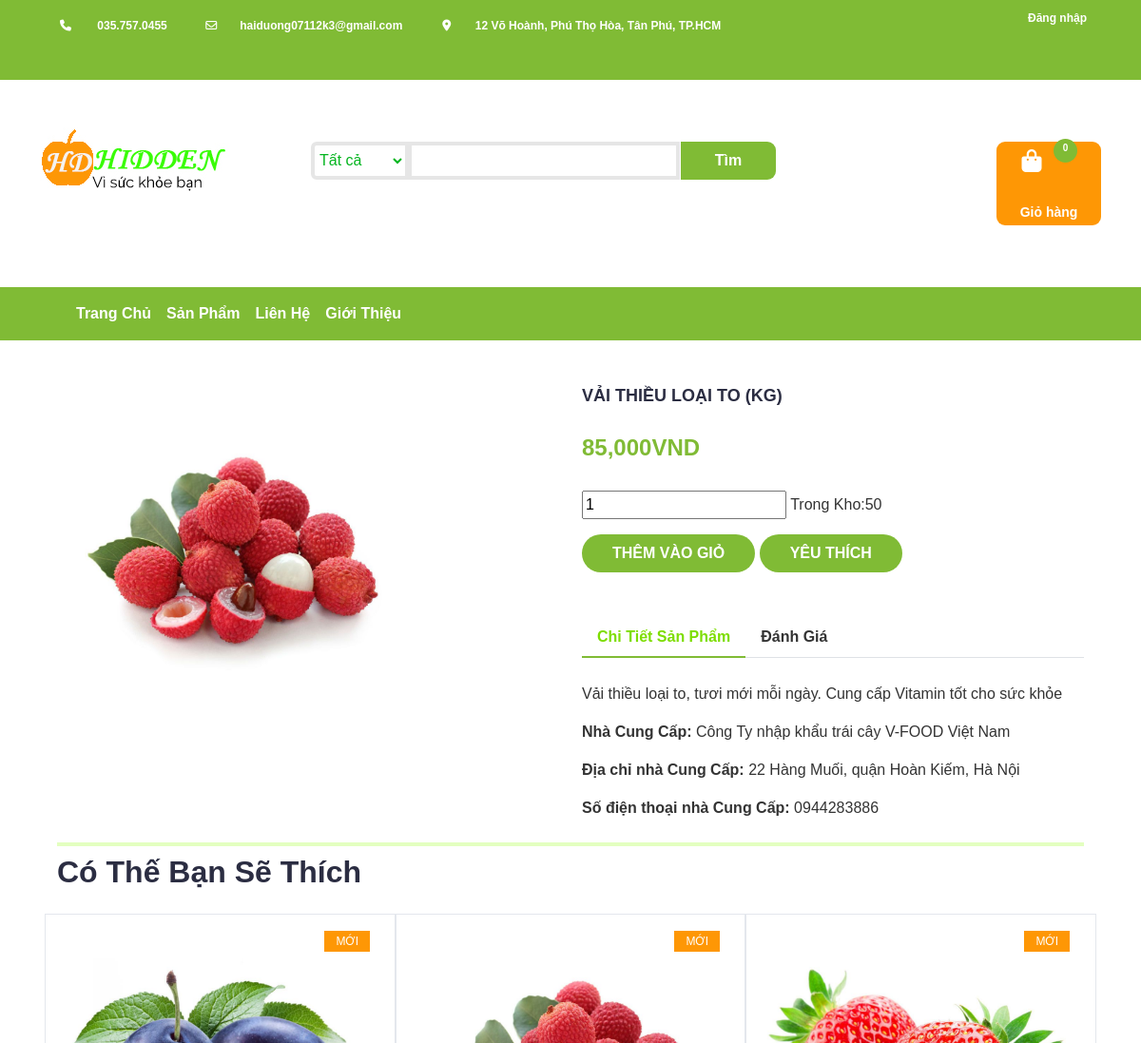
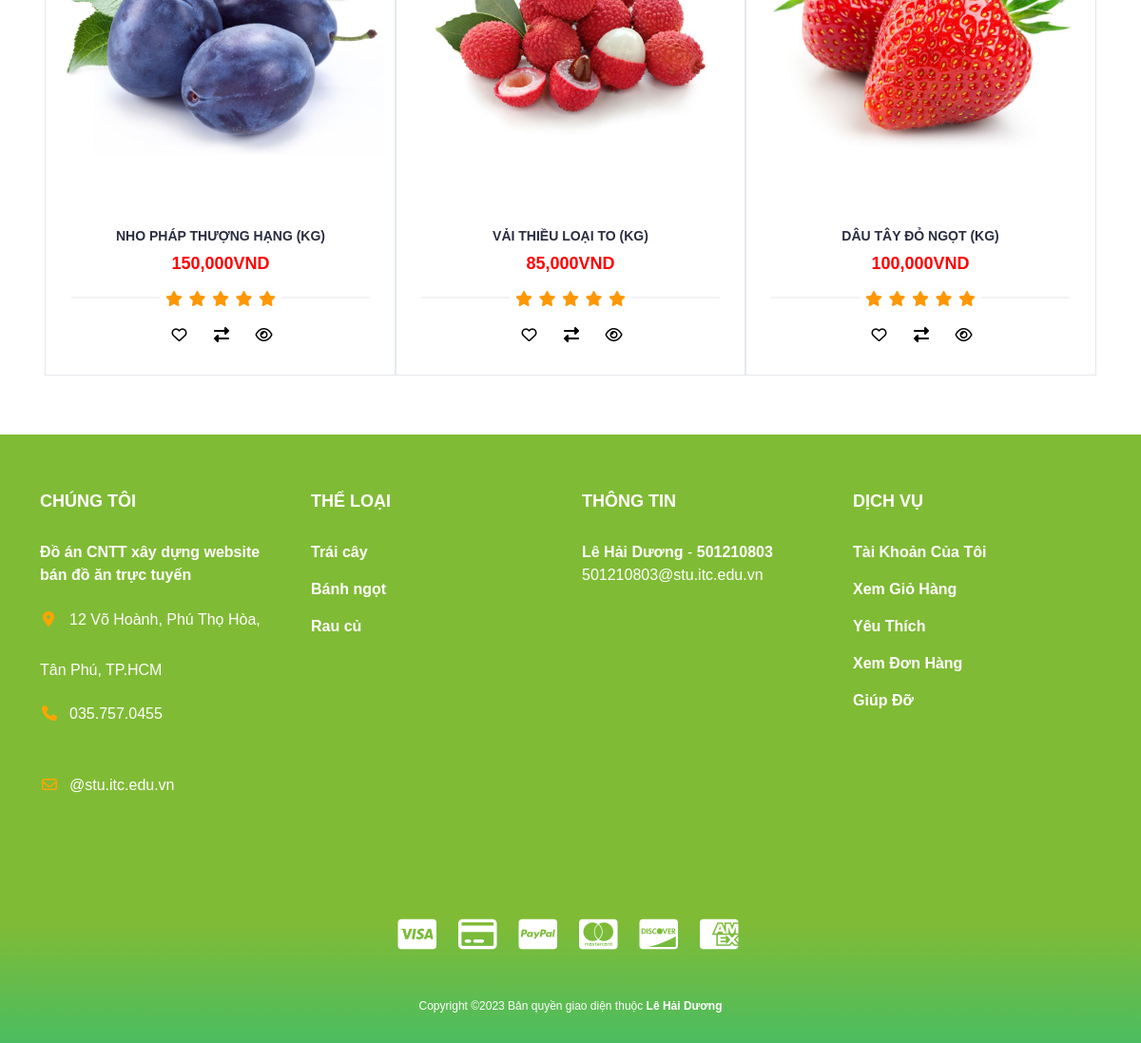
The app's page /index.php?act=productDetail&id=99&type_id=1 with its own data (2 pictures, top to bottom).
### tables this page shows
CREATE TABLE `products` (
  `id` int(11) NOT NULL,
  `name` varchar(150) NOT NULL,
  `type_id` int(11) NOT NULL,
  `price` int(11) NOT NULL,
  `promotion` float NOT NULL,
  `pro_image` varchar(150) NOT NULL,
  `quantity` int(11) NOT NULL,
  `description` text NOT NULL,
  `sup_id` int(11) NOT NULL,
  `created_at` timestamp NOT NULL DEFAULT current_timestamp()
);

CREATE TABLE `suppliers` (
  `id` int(11) NOT NULL,
  `name` text NOT NULL,
  `address` text NOT NULL,
  `phone` text NOT NULL
);

### Models/connect.php (called while the page is built, shortened)
<?php
class connect
{
    var $db = null;
    public function __construct()
    {
        $dsn = 'mysql:host=localhost;dbname=fruitshop';
        $user = 'root';
        $pass = '';
        try {
            $this->db = new PDO($dsn, $user, $pass, array(PDO::MYSQL_ATTR_INIT_COMMAND => "SET NAMES utf8"));
        } catch (\Throwable $th) {
            echo $th;
        }
    }
    public function get_list($select)
    {
        $result = $this->db->query($select);
        return $result;
    }
    public function get_instance($select)
    {
        $result = $this->db->query($select);
        $result = $result->fetch();
        return $result;
    }
}

### Models/products.php (called while the page is built, shortened)
<?php
class products{
    public function get3NewProductsByTypeID($type_id)
    {
        $db = new connect();
        $select="SELECT * FROM products WHERE $type_id = type_id ORDER BY created_at DESC LIMIT 0,3";
        $result=$db->get_list($select);
        return $result;
    }
    public function getProductById($id)
    {
         $db = new connect();
         $select="SELECT * FROM products WHERE $id = id";
         $result=$db->get_instance($select);
         return $result;
    }
    public function getSupplier($id)
    {
        $db= new connect();
        $select = "select b.id, b.name, b.address, b.phone from products a,suppliers b where a.id = $id and a.sup_id = b.id";
        $result = $db->get_instance($select);
        return $result;
    }
}

### Views/productDetail.php (the view, shortened to what this page needs)
<div class="sectionProductsDetail mt-5">
    <div class="row"><?php
    if (isset($_GET['id'])) :
                            $id = $_GET['id'];
                            $pr = new products();
                            $result = $pr->getProductById($id);
                            $img = $result['pro_image'];
                            $name = $result['name'];
                            $pro_quantity = $result['quantity'];
                            $price = $result['price'];
                            $promotion = $result['promotion'];
                            $description = $result['description'];
                        ?>
            <div class="col-lg-6">
                <div class="product-images">
                    <div class="product-main-img">
                        <img src="./Contents/img/<?php echo $img ?>" alt="" width="70%">
                    </div>
                </div>
            </div>
            <div class="col-lg-6">
                <div class="product-details">
                    <h2 class="product-name"><?php echo $name; ?></h2>
                    <div class="product-price">
                        <?php
                            if ($promotion == 0) {
                                echo "<h4 class='product-price'>" . number_format($price) . "VND</h4>";
                            } else {
                                echo "<h4 class='product-price'>" . number_format($promotion) . "VND <del class='text-dark'>" . number_format($price) . "VND </del></h4>";
                            }
                        ?>
                    </div>
                    <form action="index.php?act=add_cart&id=<?php echo $id ?>" class="cart" method="post">
                        <div class="quantity">
                            <input type="number" size="4" name="quantity" min="1" value=1>
                            <span>Trong Kho:<?php echo $pro_quantity ?> </span>
                        </div>
                        <?php if ($pro_quantity > 0) : ?>
                            <button type="submit" name="submit" class="add-to-cart-btn mt-3 mb-5"><i class="fa fa-shopping-cart" aria-hidden="true"></i> thêm vào giỏ</button>
                        <?php else : ?>
                            <button name="submit" disabled class="btn-out-of-stock">Hết Hàng</button>
                        <?php endif ?>
                        <a href="index.php?act=add_wishlist&id=<?php echo $set['id'] ?>"> <button type="button" name="add_wishlist" class="add-to-cart-btn mt-3 mb-5"><i class="fa fa-heart-o"></i>Yêu Thích</button>
                    </form>
                    <ul class="nav nav-tabs" id="myTab" role="tablist">
                        <li class="nav-item" role="presentation">
                            <button class="nav-link active " id="home-tab" data-bs-toggle="tab" data-bs-target="#home-tab-pane" type="button" role="tab" aria-controls="home-tab-pane" aria-selected="true">Chi Tiết Sản Phẩm</button>
                        </li>
                        <li class="nav-item" role="presentation">
                            <button class="nav-link " id="profile-tab" data-bs-toggle="tab" data-bs-target="#profile-tab-pane" type="button" role="tab" aria-controls="profile-tab-pane" aria-selected="true">Đánh Giá</button>
                        </li>
                    </ul>
                    <div class="tab-content" id="myTabContent">
                        <div class="tab-pane fade show active" id="home-tab-pane" role="tabpanel" aria-labelledby="home-tab" tabindex="0">
                        <?php
                        $pr = new products();
                        $result = $pr->getSupplier($_GET['id'])
                        ?>
                            <p><?php echo $description ?></p>
                            <p><b>Nhà Cung Cấp: </b><?php echo $result['name'] ?></p>
                            <p><b>Địa chỉ nhà Cung Cấp: </b><?php echo $result['address'] ?></p>
                            <p><b>Số điện thoại nhà Cung Cấp: </b><?php echo $result['phone'] ?></p>
                        </div>
                    </div>
                </div>
            </div>
        <?php endif ?>
    </div>
    <hr size="5px" align="center" color=#e6e9ee />
    <div class="col-md-12 mb-5">
        <h2>Có Thế Bạn Sẽ Thích</h2>
        <div class="products-slick row">
            <?php
            if (isset($_GET['type_id'])) :
                $type_id = $_GET['type_id'];
                $pr = new products();
                $result = $pr->get3NewProductsByTypeID($type_id);
                while ($set = $result->fetch()) :
            ?>
                    <div class="product col-lg-4">
                        <div class="product-img">
                            <img style="width=100px" src="./Contents/img/<?php echo $set['pro_image'] ?>" alt="">
                            <div class="product-label">
                                <span class="new">MỚI</span>
                            </div>
                        </div>
                        <div class="product-body">
                            <h3 class="product-name"><?php echo $set['name'] ?></h3>
                            <?php
                            if ($set['promotion'] == 0) {
                                echo "<h4 class='product-price'>" . number_format($set['price']) . "VND</h4>";
                            } else {
                                echo "<h4 class='product-price'>" . number_format($set['promotion']) . "VND <del class='text-dark'>" . number_format($set['price']) . "VND </del></h4>";
                            }
                            ?>
                            <div class="product-rating">
                                <i class="fa fa-star"></i>
                                <i class="fa fa-star"></i>
                                <i class="fa fa-star"></i>
                                <i class="fa fa-star"></i>
                                <i class="fa fa-star"></i>
                            </div>
                            <div class="product-btns">
                                <a href="index.php?act=add_wishlist&id=<?php echo $set['id'] ?>"><button class="add-to-wishlist">
                                        <i class="fa fa-heart-o"></i><span class="tooltipp">add to wishlist</span></button></a>
                                <a href=""><button class="add-to-compare"><i class="fa fa-exchange"></i><span class="tooltipp">add to compare</span></button></a>
                                <a href="index.php?act=productDetail&id=<?php echo $set['id'] ?>&type_id=<?php echo $set['type_id'] ?>"><button class="quick-view"><i class="fa fa-eye"></i><span class="tooltipp">quick view</span></button></a>
                            </div>
                        </div>
                        <a href="index.php?act=add_cart&id=<?php echo $set['id'] ?>">
                            <div class="add-to-cart">
                                <button class="add-to-cart-btn" type="submit" name="add"><i class="fa fa-shopping-cart"></i> THÊM VÀO GIỎ</button>
                            </div>
                        </a>
                    </div>
                <?php endwhile ?>
            <?php endif ?>
        </div>
    </div>
</div>

### Contents/css/style.css (style rules this page uses)
body { font-family: 'Montserrat', sans-serif; font-weight: 400; color: #333; }
body h1, h2, h3, h4, h5, h6 { color: #2B2D42; font-weight: 700; margin: 0 0 10px; }
a { color: #80bb35; font-weight: 700; -webkit-transition: 0.2s color; transition: 0.2s color; text-decoration: none; }
ul, ol { margin: 0; padding: 0; list-style: none }
hr { margin-top: 0.5em; margin-bottom: 0.5em; margin-left: auto; margin-right: auto; border-style: solid; border-width: 2px; border-color: #94ff08; }
.sectionInfoOrderer .sectionProducts, .container-home, .sectionProductsDetail, .sectionContact, .sectionInfoOrderer { width: 90%; margin: auto auto; }
.nav-link { color: #ffffff; }
.nav-tabs { margin-bottom: 5%; }
.nav-tabs .nav-link { font-weight: 600; border: none; color: #333; }
.nav-tabs .nav-link.active { border: none; color: #7ddd00; border-bottom: 2px solid #80bb35; }
.product { position: relative; margin: 15px 0px; -webkit-box-shadow: 0px 0px 0px 0px #E4E7ED, 0px 0px 0px 1px #E4E7ED; box-shadow: 0px 0px 0px 0px #E4E7ED, 0px 0px 0px 1px #E4E7ED; -webkit-transition: 0.2s all; transition: 0.2s all; }
.product .product-img { position: relative; }
.product .product-img>img { width: 100%; }
.product .product-img .product-label { position: absolute; top: 15px; right: 15px; }
.product .product-img .product-label>span { border: 2px solid; padding: 2px 10px; font-size: 12px; }
.product .product-img .product-label>span.new { background-color: #FE9705; border-color: #FE9705; color: #FFF; }
.product .product-body { position: relative; padding: 15px; background-color: #FFF; text-align: center; z-index: 20; }
.product .product-body .product-name { text-transform: uppercase; font-size: 14px; }
.product .product-body .product-price { color: #ff0000; font-size: 18px; }
.product .product-body .product-rating { position: relative; margin: 15px 0px 10px; height: 20px; }
.product .product-body .product-rating>i { position: relative; width: 30px; height: 30px; margin: -5px; background: #fefefe; color: #E4E7ED; z-index: 10; }
.product .product-body .product-rating>i.fa-star { color: #FE9705; }
.product .product-body .product-rating:after { content: ""; position: absolute; top: 50%; left: 0; right: 0; -webkit-transform: translateY(-50%); -ms-transform: translateY(-50%); transform: translateY(-50%); height: 1px; background-color: #E4E7ED; }
.product .product-body .product-btns> a >button { position: relative; width: 40px; height: 40px; line-height: 40px; background: transparent; border: none; -webkit-transition: 0.2s all; transition: 0.2s all; }
.product .product-body .product-btns>a>button>i { position: absolute; left: -6px; right: 5px; top: 5px; }
.product .add-to-cart { position: absolute; left: 1px; right: 1px; bottom: 1px; padding: 15px; text-align: center; -webkit-transform: translateY(0%); -ms-transform: translateY(0%); transform: translateY(0%); -webkit-transition: 0.2s all; transition: 0.2s all; z-index: 2; }
.product .add-to-cart .add-to-cart-btn,.add-to-cart-btn { position: relative; border: 2px solid transparent; height: 40px; padding: 0 30px; background-color: #80bb35; color: #FFF; text-transform: uppercase; font-weight: 700; border-radius: 40px; -webkit-transition: 0.2s all; transition: 0.2s all; }
.product-details .product-name { text-transform: uppercase; font-size: 18px; }
.product-details .product-price { display: inline-block; font-size: 24px; margin-top: 10px; margin-bottom: 15px; color: #80bb35; text-decoration: none; }
.fa { width: 50px; height: 50px; padding-top: 2%; border-radius: 50%; text-align: center; text-decoration: none; margin: 5px 2px; }

### records on screen
products: pro_image (picture), name "VẢI THIỀU LOẠI TO (KG)", price "85,000", quantity "50", description "Vải thiều loại to, tươi mới mỗi ngày. Cung cấp Vitamin tốt cho sức khỏe"
suppliers: name "Công Ty nhập khẩu trái cây V-FOOD Việt Nam", address "22 Hàng Muối, quận Hoàn Kiếm, Hà Nội", phone "0944283886"
products: pro_image (picture), name "NHO PHÁP THƯỢNG HẠNG (KG)", price "150,000"
products: pro_image (picture), name "DÂU TÂY ĐỎ NGỌT (KG)", price "100,000"

### other values on screen
$count "0"
